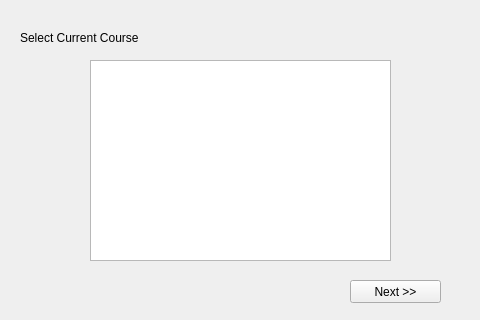
<?xml version="1.0" encoding="UTF-8"?>
<ui version="4.0">
 <class>MainWindow</class>
 <widget class="QMainWindow" name="MainWindow">
  <property name="geometry">
   <rect>
    <x>0</x>
    <y>0</y>
    <width>480</width>
    <height>320</height>
   </rect>
  </property>
  <property name="sizePolicy">
   <sizepolicy hsizetype="Fixed" vsizetype="Fixed">
    <horstretch>0</horstretch>
    <verstretch>0</verstretch>
   </sizepolicy>
  </property>
  <property name="windowTitle">
   <string>MainWindow</string>
  </property>
  <widget class="QWidget" name="centralwidget">
   <widget class="QListWidget" name="course_listWidget">
    <property name="geometry">
     <rect>
      <x>90</x>
      <y>60</y>
      <width>301</width>
      <height>201</height>
     </rect>
    </property>
   </widget>
   <widget class="QLabel" name="select_label">
    <property name="geometry">
     <rect>
      <x>20</x>
      <y>30</y>
      <width>121</width>
      <height>16</height>
     </rect>
    </property>
    <property name="text">
     <string>Select Current Course :</string>
    </property>
   </widget>
   <widget class="QPushButton" name="nxt_btn">
    <property name="geometry">
     <rect>
      <x>350</x>
      <y>280</y>
      <width>91</width>
      <height>23</height>
     </rect>
    </property>
    <property name="text">
     <string>Next &gt;&gt;</string>
    </property>
   </widget>
  </widget>
 </widget>
 <resources/>
 <connections/>
</ui>
